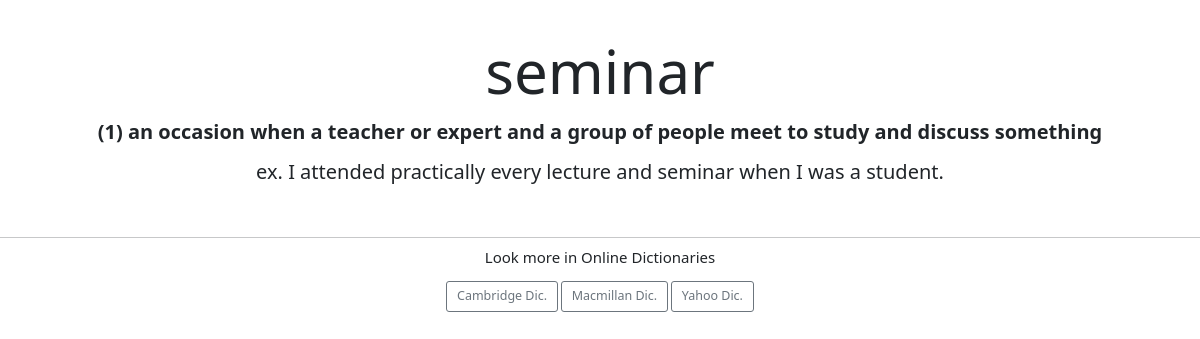
The page /search?word=seminar on the database its author committed.
### main.py (models this page shows)
class NewWord(db.Model):
    id = db.Column(db.Integer, primary_key=True)
    word = db.Column(db.String(20), unique=True, nullable=False)
    pronunciation = db.Column(db.String(20))
    meaning1 = db.Column(db.String(300), nullable=False)
    meaning2 = db.Column(db.String(300), nullable=False)
    meaning3 = db.Column(db.String(300), nullable=False)

### main.py (the view, shortened to what this page needs)
@app.route("/search", methods=["GET", "POST"])
@cross_origin()
def search(word=None):
    searching_word = NewWord.query.filter_by(word=request.args['word']).first()
    return render_template("search.html", searching_word=vars(searching_word))

### templates/search.html (shortened to what this page needs)
{% extends 'bootstrap/base.html' %}
{% block styles %}
{{ super() }}
<link href="https://cdn.jsdelivr.net/npm/bootstrap@5.1.1/dist/css/bootstrap.min.css" rel="stylesheet"
>
<link rel="stylesheet" href="{{ url_for('static', filename='css/styles.css') }}">
{% endblock %}
{% block content %}
<h1>{{ searching_word.word }}</h1>
<p><b>(1) {{ searching_word.meaning1.split('@', 1 )[0] }}</b></p>
<p>ex. {{ searching_word.meaning1.split('@', 1 )[1] }}</p>
<div id="dic-footer">
    <hr>
<h4>Look more in Online Dictionaries</h4>
<a role="button" class="btn btn-outline-secondary btn-lg footer-btn" href="https://dictionary.cambridge.org/dictionary/english/{{searching_word.word}}" target="_blank">Cambridge Dic.</a>
<a role="button" class="btn btn-outline-secondary btn-lg footer-btn" href="https://www.macmillandictionary.com/dictionary/british/{{searching_word.word}}" target="_blank">Macmillan Dic.</a>
<a role="button" class="btn btn-outline-secondary btn-lg footer-btn" href="https://tw.dictionary.search.yahoo.com/search;_ylt=Awrtia8FdvBiy.YAHwtr1gt.;_ylu=Y29sbwN0dzEEcG9zAzEEdnRpZAMEc2VjA3Nj?p={{searching_word.word}}&fr2=cosmos&fr=sfp" target="_blank">Yahoo Dic.</a>
</div>
{% endblock %}

### static/css/styles.css (style rules this page uses)
body { text-align: center; padding:3.5rem 0; }
h1 { font-size: 60px; }
p { font-size: 20px; }
#dic-footer { margin-top: 5rem; }
.footer-btn { margin-top: 1rem; }

### rows shown on the page
NewWord: word "seminar", meaning1 "an occasion when a teacher or expert and a group of people meet to study and discuss something", meaning1 "I attended practically every lecture and seminar when I was a student."
